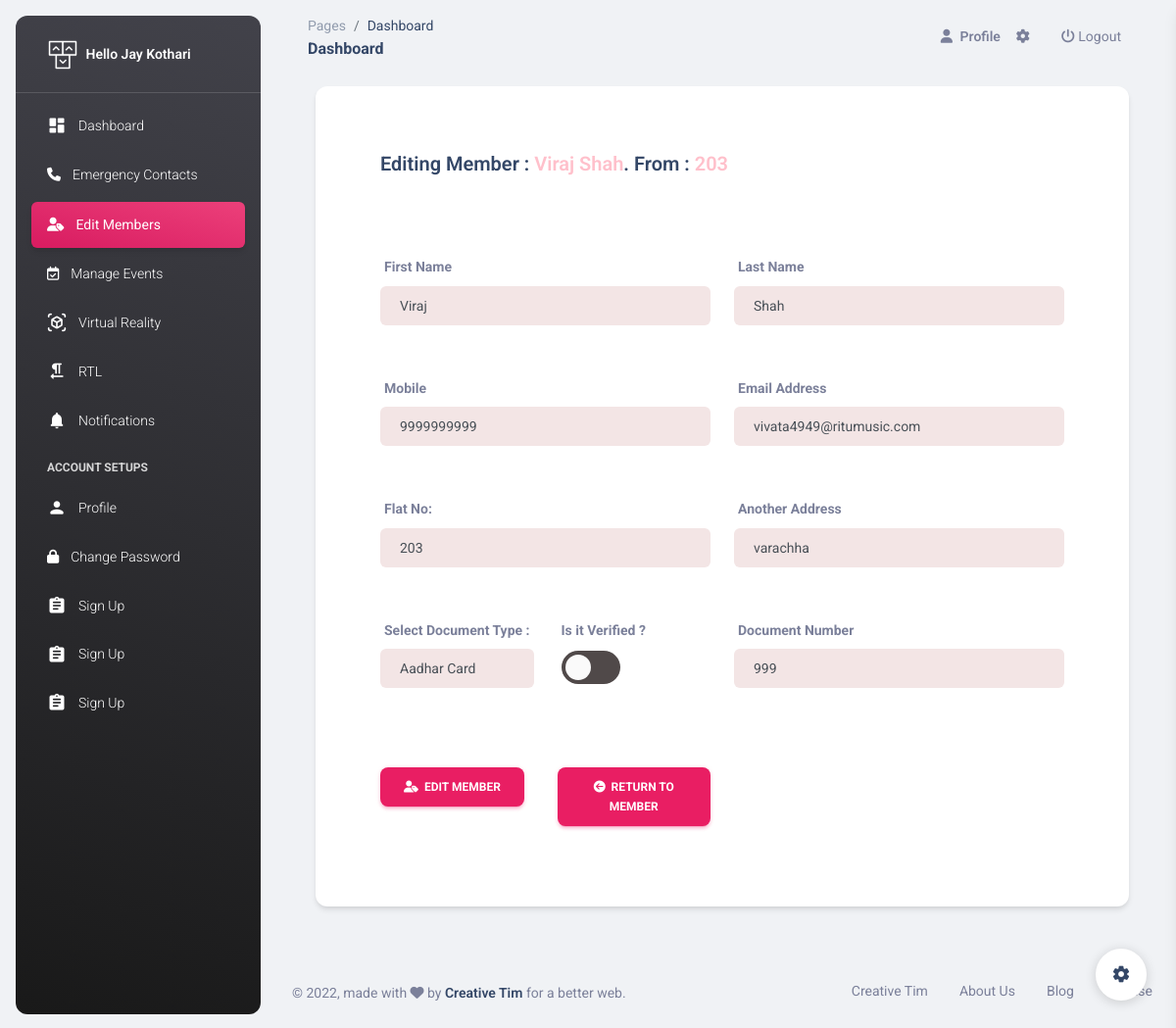
Before: /edit-member/2 (signed in) with the older database file.
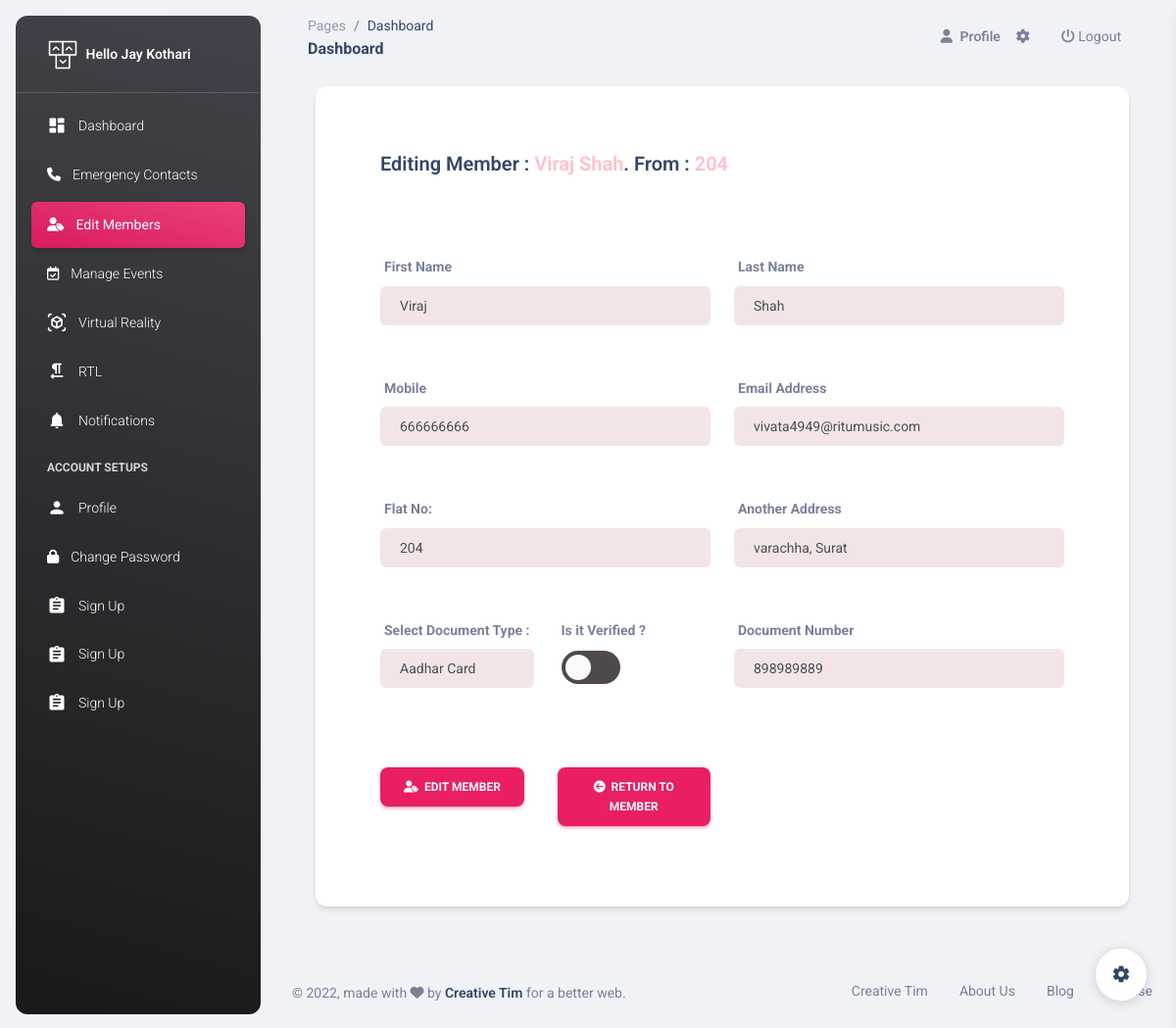
After: the same page with the newer database file.
### MemberApp/models.py (models this page shows, shortened)
class Member(models.Model):
    doc_choice = (
        ('Aadhar','Aadhar'),
        ('PAN','PAN'),
        ('DL','DL'),
        ('Other','Other'),
    )
    uid = models.ForeignKey(SecUser,on_delete=models.CASCADE,null=True)
    fname = models.CharField(max_length=20)
    lname = models.CharField(max_length=20)
    email = models.EmailField(unique=True)
    mobile = models.CharField(max_length=15)
    doc = models.CharField(max_length=30,choices=doc_choice)
    doc_number = models.CharField(max_length=20)
    flat_no = models.CharField(max_length=10)
    address = models.TextField()
    password = models.CharField(max_length=20)
    pic = models.FileField(upload_to='member',default='avatar.png')
    verify = models.BooleanField(default=False)

### SecApp/views.py (the view, shortened to what this page needs)
# urls.py: path('edit-member/<int:pk>',views.edit_member, name='edit-member'),
def edit_member(request,pk):
    uid = SecUser.objects.get(email=request.session['email'])
    member = mm.Member.objects.get(id=pk)
    return render(request,'edit-member.html',{'uid':uid,'member':member})

### SecApp/templates/edit-member.html (shortened to what the changed rows need)
{% extends 'sec-header.html' %}
{% load static %}
{% block content %}
<br><br><br>
<div class="container-fluid px-2 px-md-4">
    <div class="card card-body mx-3 mx-md-4 mt-n6">
      <div class="row gx-4 mb-2">
        <div class="col-auto my-auto">
          <div class="h-100">
            <h5 class="mb-1" style="margin-left: 50px; margin-top: 50px;">
              Editing Member : <span style="color: pink;"> {{member.fname}} {{member.lname}}</span>. From : <span style="color: pink;">{{member.flat_no}}</span>
            </h5>
          </div>
        </div>
      </div>
      <div style="margin: 50px;">
      <form action="{% url 'edit-member' member.id %}" method="POST">
        <div class="row">
            <div class="form-group col-6">
                <label for="exampleInputPassword1"><b>First Name</b></label>
                <input type="text" class="form-control" value="{{member.fname}}" style="background-color: rgb(243, 229, 229); padding-left: 20px;" name="fname" id="exampleInputPassword1" placeholder="Member's First Name..." required>
            </div>
            <div class="form-group col-6">
                <label for="exampleInputPassword1"><b>Last Name</b></label>
                <input type="text" class="form-control" value="{{member.lname}}" style="background-color: rgb(243, 229, 229); padding-left: 20px;" name="lname" id="exampleInputPassword1" placeholder="Member's Last Name..." required>
            </div>
        </div><br><br>
        <div class="row">
            <div class="form-group col-6">
                <label for="exampleInputPassword1"><b>Mobile</b></label>
                <input type="text" class="form-control" value="{{member.mobile}}" style="background-color: rgb(243, 229, 229); padding-left: 20px;" name="mobile" id="exampleInputPassword1" placeholder="Member's Mobile..." required>
            </div>
            <div class="form-group col-6">
                <label for="exampleInputEmail1"><b>Email Address</b></label>
                <input type="email" name="email"  class="form-control" value="{{member.email}}" id="exampleInputEmail1" style="background-color: rgb(243, 229, 229); padding-left: 20px;" aria-describedby="emailHelp" required placeholder="Member's Email">
            </div>
        </div><br><br>
        <div class="row">
            <div class="form-group col-6">
                <label for="exampleInputPassword1"><b>Flat No:</b></label>
                <input type="text" class="form-control" value="{{member.flat_no}}" style="background-color: rgb(243, 229, 229); padding-left: 20px;" name="flat_no" id="exampleInputPassword1" placeholder="Member's Flat Number..." required>
            </div>
            <div class="form-group col-6">
                <label for="exampleInputEmail1"><b>Another Address</b></label>
                <input type="text" name="address"  class="form-control" value="{{member.address}}" id="exampleInputEmail1" style="background-color: rgb(243, 229, 229); padding-left: 20px;" aria-describedby="emailHelp" required placeholder="Member's Another Address">
            </div>
        </div><br><br>
        <div class="row">
            <div class="form-group col-3">
                <label for="exampleInputEmail1"><b>Select Document Type : </b></label>
                <select name="doc" style="background-color: rgb(243, 229, 229); padding-left: 20px;" class="form-control" id=""  required>
                    {% if member.doc == "Aadhar" %}
                    <option value="Aadhar" selected>Aadhar Card</option>
                    {% elif member.doc == 'PAN' %}
                    <option value="Aadhar">Aadhar Card</option>
                    <option value="PAN" selected>PAN number</option>
                    <option value="DL">Driving License</option>
                    <option value="Other">Other</option>
                    {% elif member.doc == 'DL' %}
                    <option value="Aadhar" selected>Aadhar Card</option>
                    <option value="PAN">PAN number</option>
                    <option value="DL" selected>Driving License</option>
                    <option value="Other">Other</option>
                    {% elif member.doc == 'Other' %}
                    <option value="Aadhar" selected>Aadhar Card</option>
                    <option value="PAN">PAN number</option>
                    <option value="DL">Driving License</option>
                    <option value="Other">Other</option>
                    {% else %}
                    <option value="">--</option>
                    <option value="Aadhar">Aadhar Card</option>
                    <option value="PAN">PAN number</option>
                    <option value="DL">Driving License</option>
                    <option value="Other">Other</option>
                    {% endif %}
                </select>
            </div>
            <div class="form-group col-6">
                <label for="exampleInputPassword1"><b>Document Number</b></label>
                <input type="text" class="form-control" value="{{member.doc_number}}" style="background-color: rgb(243, 229, 229); padding-left: 20px;" name="dnumber" id="exampleInputPassword1" placeholder="Document Number..." required>
            </div>
        </div><br><br><br>
      </form>
        </div>
    </div>
    </div>
    <br><br>
{% endblock %}

Changed rows visible on the page:
changed Member "Viraj": flat_no "203" → "204"; mobile "9999999999" → "666666666"; address "varachha" → "varachha, Surat"; dnumber "999" → "898989889"
